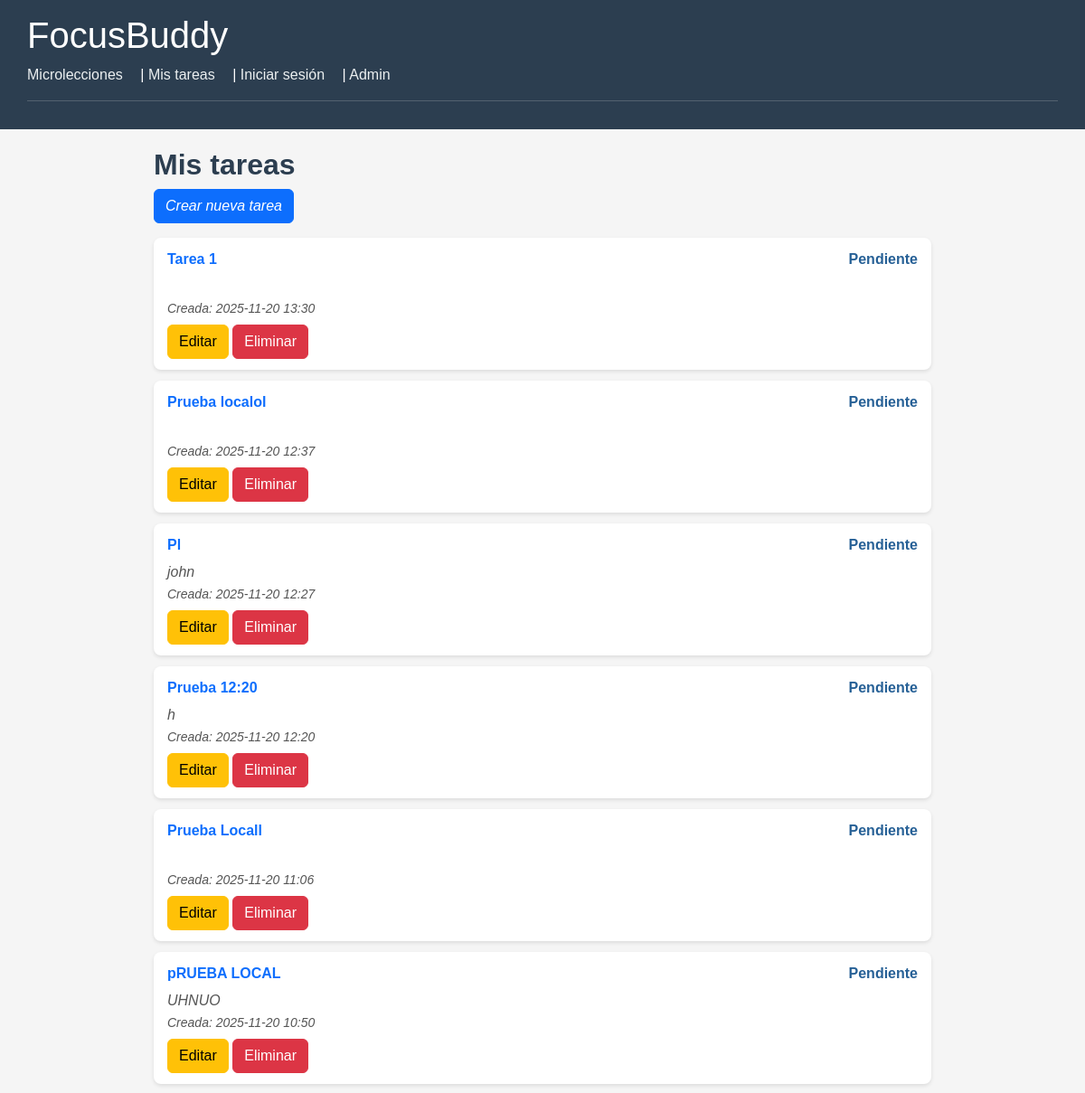
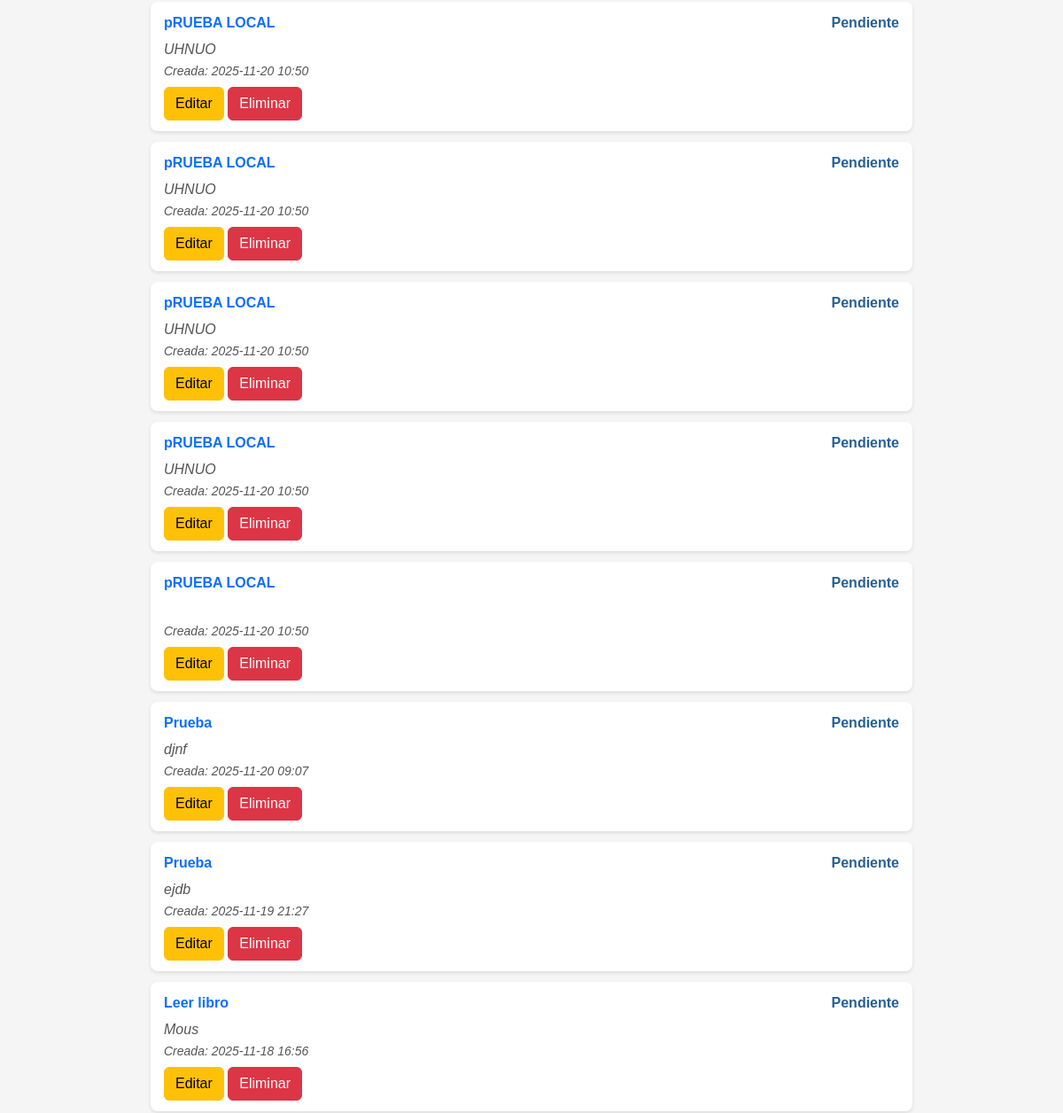
Page /tareas/ (upper part) on the earlier database version (2 pictures, top to bottom).
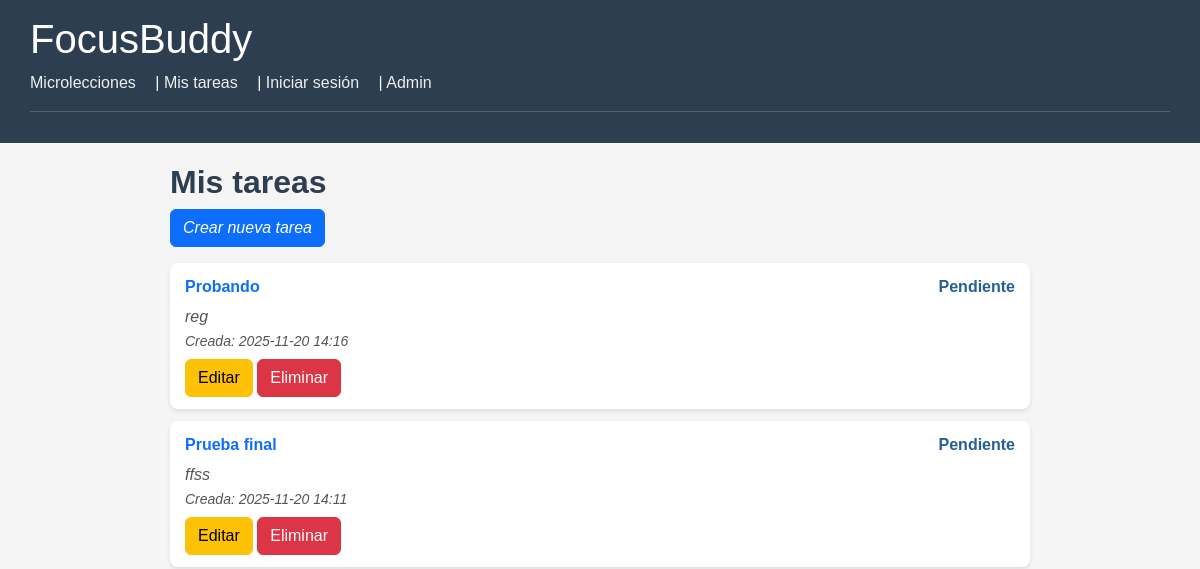
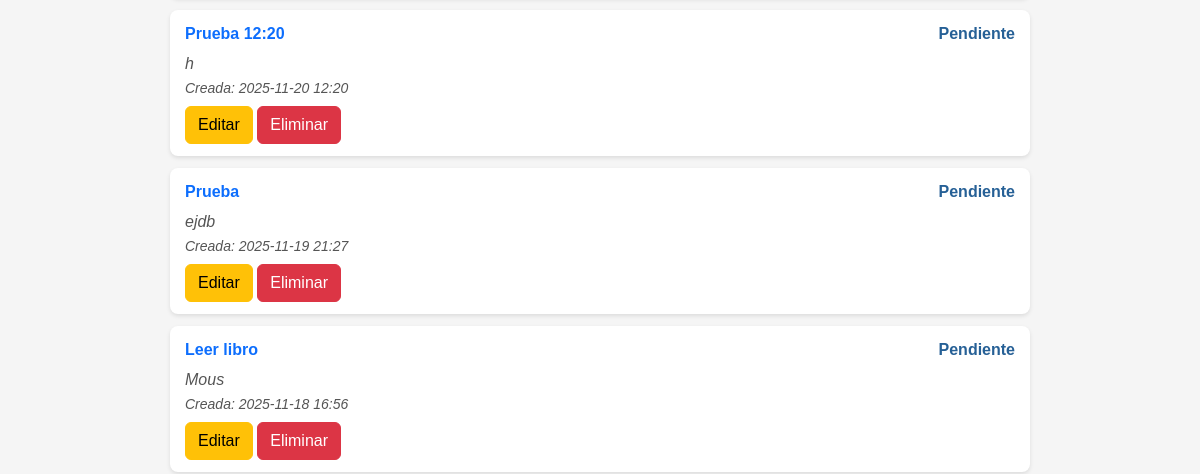
Same page on the later database version (2 pictures, top to bottom).
### core/models.py (models this page shows, shortened)
class Tarea(models.Model):
    usuario = models.ForeignKey(
        Usuario,
        on_delete=models.CASCADE,
        related_name='tareas',
        null=True,
        blank=True
    )
    titulo = models.CharField(max_length=200)
    descripcion = models.TextField(blank=True)
    minutos_estimados = models.PositiveIntegerField(default=25)
    completada = models.BooleanField(default=False)
    creada_en = models.DateTimeField(auto_now_add=True)

### core/views.py (the view)
# urls.py: path('tareas/', views.ListaTareasView.as_view(), name='lista_tareas'),
class ListaTareasView(ListView):
    model = Tarea
    template_name = 'core/lista_tareas.html'
    context_object_name = 'tareas'
    def get_queryset(self):
        return Tarea.objects.all().order_by('-creada_en')

### core/templates/core/lista_tareas.html
{% extends "core/base.html" %}
{% block content %}
<h2>Mis tareas</h2>
<p>
  <a href="{% url 'core:crear_tarea' %}" class="btn btn-primary"> Crear nueva tarea</a>
</p>
<ul style="list-style: none; padding: 0;">
  {% for tarea in tareas %}
    <li class="task-card">
      <div style="display: flex; justify-content: space-between; align-items: center;">
        <a href="{% url 'core:detalle_tarea' tarea.id %}" style="text-decoration: none; font-weight: bold; font-size: 16px;">
          {{ tarea.titulo }}
        </a>
        {% if tarea.completada %}
          <span style="color: green; font-weight: bold;">✔ Completada</span>
        {% else %}
          <span style="color: rgb(38, 96, 150); font-weight: bold;">Pendiente</span>
        {% endif %}
      </div>
      <p style="margin: 6px 0;">
        {{ tarea.descripcion }}<br>
        <small>Creada: {{ tarea.creada_en|date:"Y-m-d H:i" }}</small>
      </p>
        <div>
          <a href="{% url 'core:editar_tarea' tarea.id %}" class="btn btn-warning">Editar</a>
          <a href="{% url 'core:eliminar_tarea' tarea.id %}" class="btn btn-danger">Eliminar</a>
        </div>
    </li>
  {% empty %}
    <li>No tienes tareas registradas aún.</li>
  {% endfor %}
</ul>
{% endblock %}

### core/templates/core/base.html (shortened to what this page needs)
<!doctype html>
{% load static %}
<html>
<head>
  <link rel="stylesheet" href="https://cdn.jsdelivr.net/npm/bootstrap@5.3.3/dist/css/bootstrap.min.css">
  <link rel="stylesheet" type="text/css" href="{% static 'core/style.css'%}">
</head>
<body>
  <header>
    <h1><a href="{% url 'core:inicio' %}">FocusBuddy</a></h1>
    <nav>
      <a href="{% url 'core:microlecciones_index' %}">Microlecciones</a> |
      <a href="{% url 'core:lista_tareas' %}">Mis tareas</a> |
      <a href="{% url 'core:crear_sesion' %}">Iniciar sesión</a> |
      <a href="/admin/">Admin</a>
    </nav>
    <hr>
  </header>
  <main>
    {% block content %}{% endblock %}
  </main>
</body>
</html>

### core/static/core/style.css (style rules this page uses)
body { font-family: 'Arial', sans-serif; background-color: #f5f5f5; color: #333; margin: 0; padding: 0; }
header { background-color: #2c3e50; color: white; padding: 15px 30px; }
header h1 a { color: white; text-decoration: none; }
header nav { margin-top: 5px; }
header nav a { color: #ecf0f1; text-decoration: none; margin-right: 15px; }
hr { border: none; border-top: 1px solid #ccc; }
main { max-width: 900px; margin: 20px auto; padding: 0 20px; }
h2, h3 { color: #2c3e50; font-weight: bold; }
ul { list-style-type: none; padding-left: 0; }
li { background-color: #ffffff; padding: 12px 15px; margin-bottom: 12px; border-radius: 8px; box-shadow: 0 2px 4px rgba(0,0,0,0.1); }
li p { margin: 5px 0 0 0; }
p { font-style: italic; color: #555; }

Differences in the rows shown:
removed Tarea: titulo "Tarea 1", completada "Pendiente", creada_en "2025-11-20 13:30"
removed Tarea: titulo "Prueba localol", completada "Pendiente", creada_en "2025-11-20 12:37"
removed Tarea: titulo "Pl", completada "Pendiente", descripcion "john", creada_en "2025-11-20 12:27"
removed Tarea: titulo "Prueba Locall", completada "Pendiente", creada_en "2025-11-20 11:06"
removed Tarea: titulo "pRUEBA LOCAL", completada "Pendiente", descripcion "UHNUO", creada_en "2025-11-20 10:50"
removed Tarea: titulo "pRUEBA LOCAL", completada "Pendiente", descripcion "UHNUO", creada_en "2025-11-20 10:50"
removed Tarea: titulo "pRUEBA LOCAL", completada "Pendiente", descripcion "UHNUO", creada_en "2025-11-20 10:50"
removed Tarea: titulo "pRUEBA LOCAL", completada "Pendiente", descripcion "UHNUO", creada_en "2025-11-20 10:50"
removed Tarea: titulo "pRUEBA LOCAL", completada "Pendiente", descripcion "UHNUO", creada_en "2025-11-20 10:50"
removed Tarea: titulo "pRUEBA LOCAL", completada "Pendiente", creada_en "2025-11-20 10:50"
removed Tarea: titulo "Prueba", completada "Pendiente", descripcion "djnf", creada_en "2025-11-20 09:07"
added Tarea: titulo "Probando", completada "Pendiente", descripcion "reg", creada_en "2025-11-20 14:16"
added Tarea: titulo "Prueba final", completada "Pendiente", descripcion "ffss", creada_en "2025-11-20 14:11"
